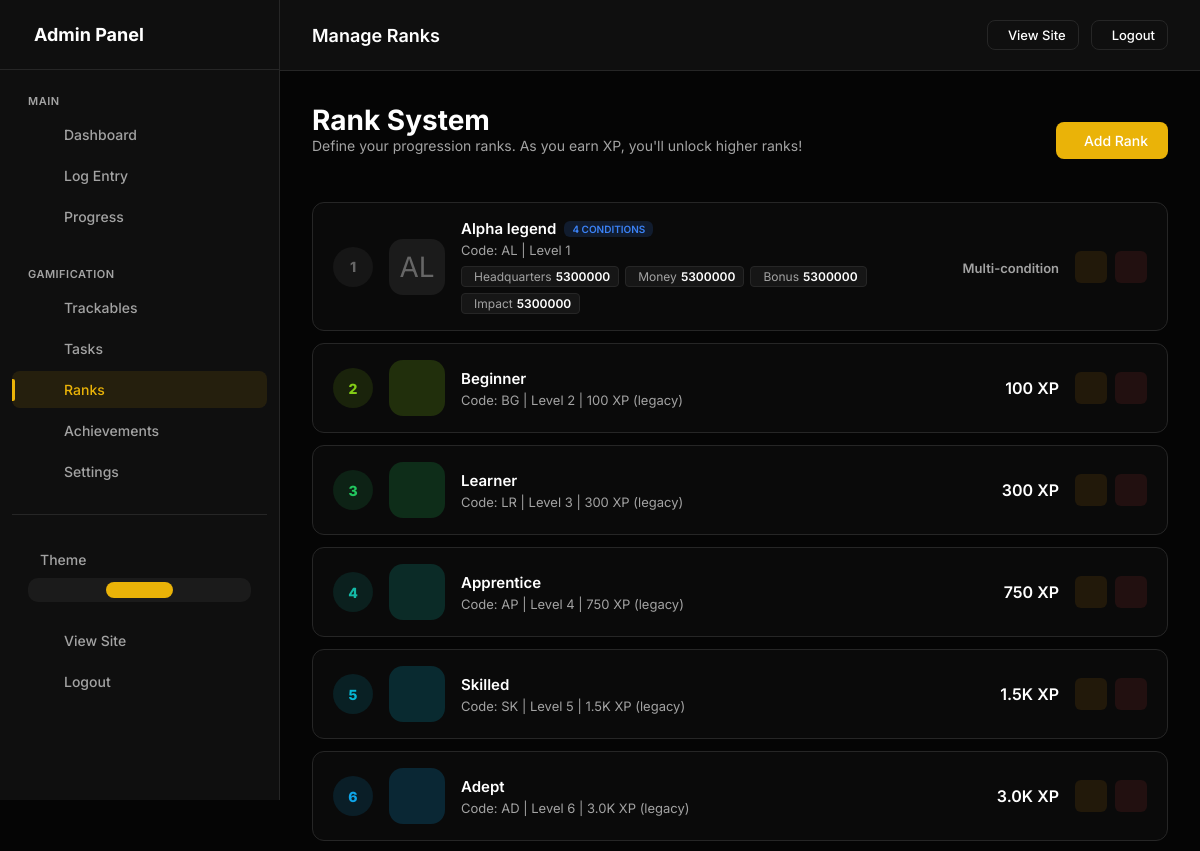
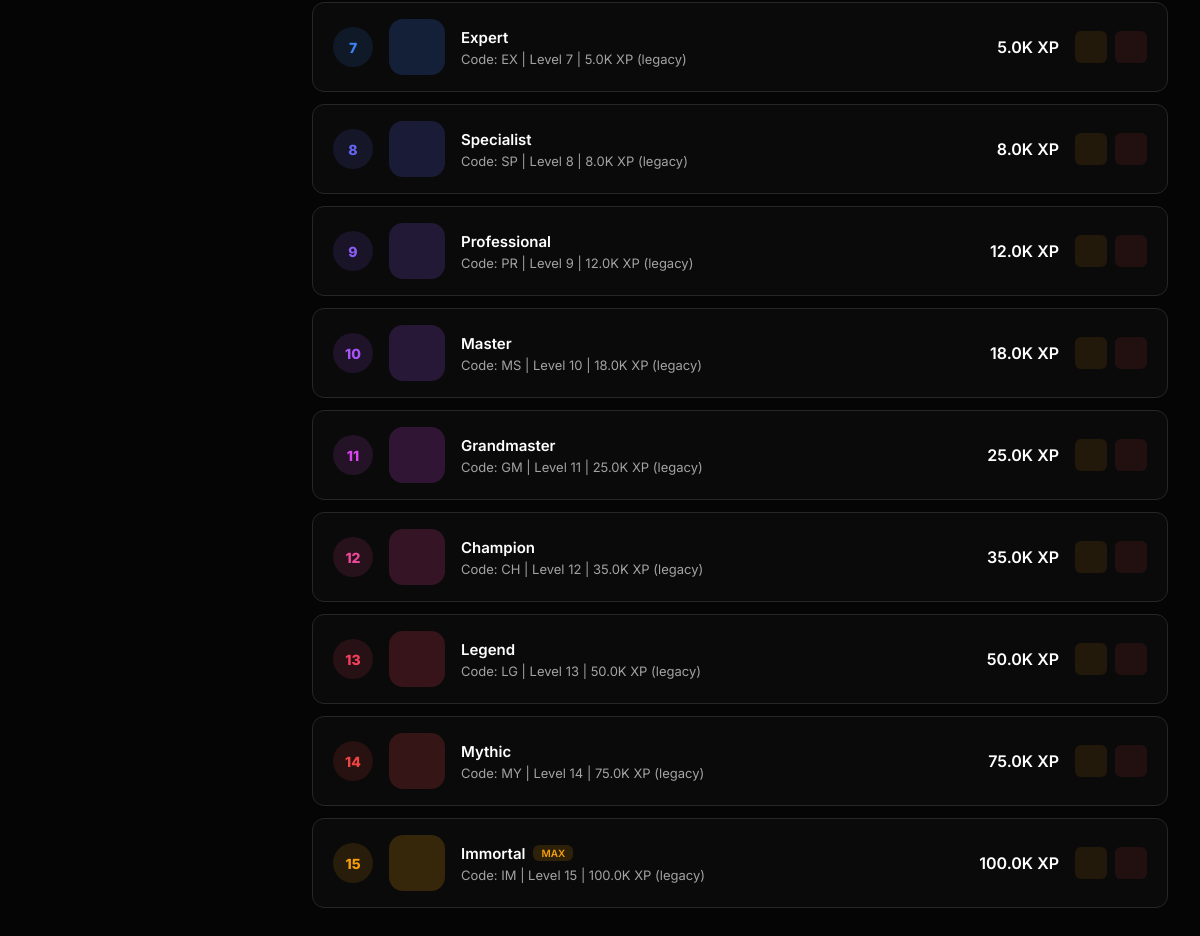
Page /admin/ranks (signed in) on the earlier database version (2 pictures, top to bottom).
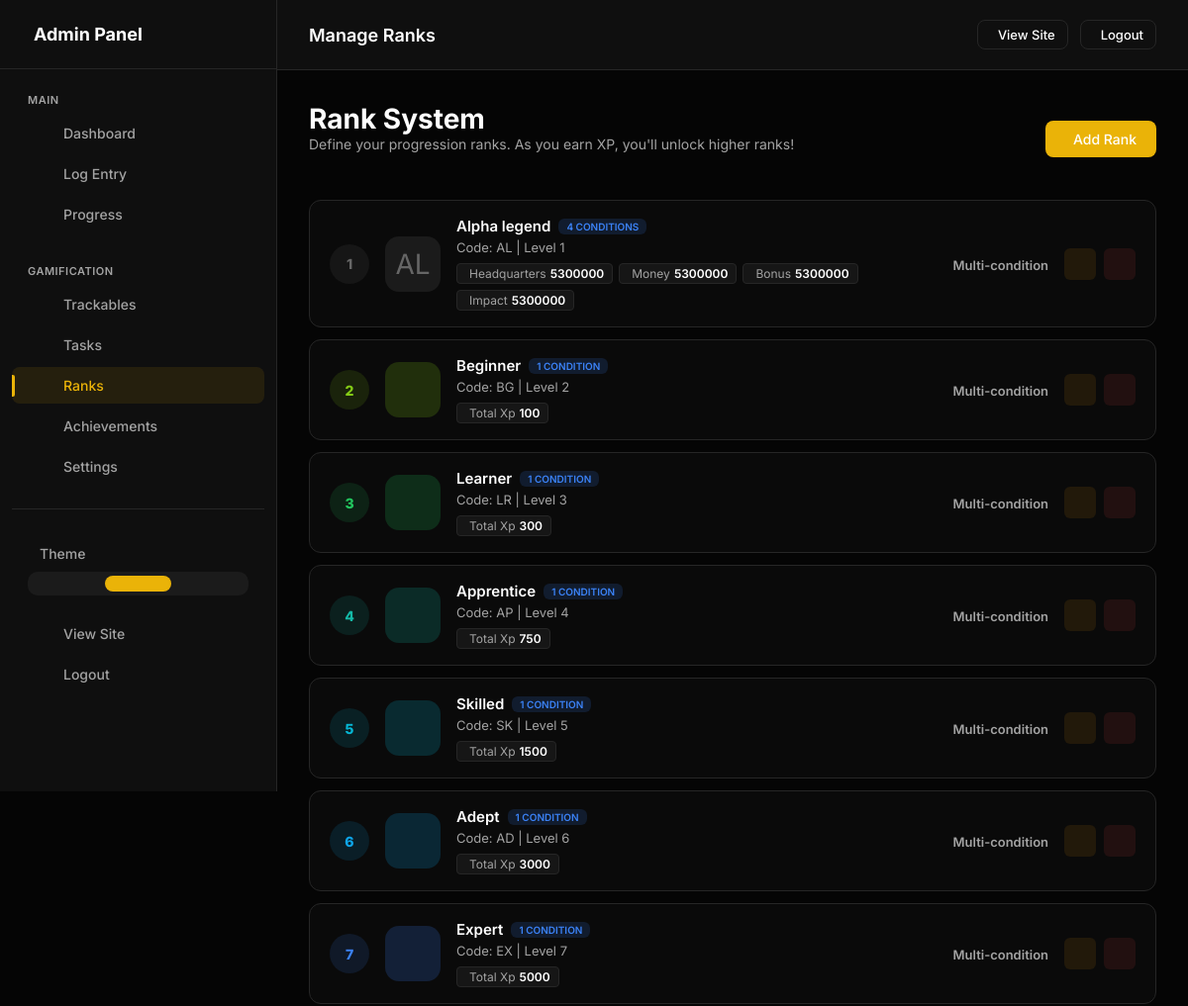
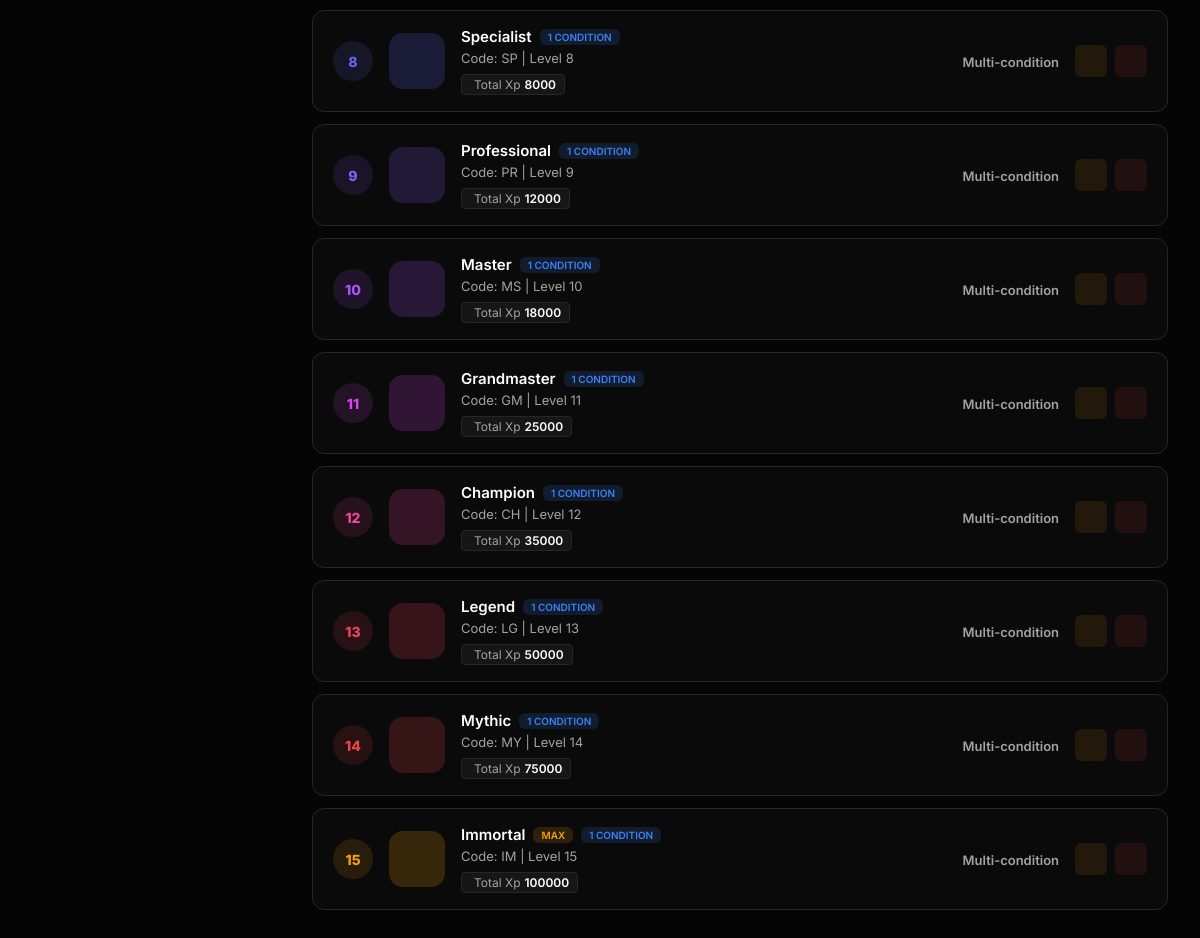
Same page on the later database version (2 pictures, top to bottom).
### models.py (models this page shows, shortened)
class UserSettings(db.Model):
    __tablename__ = 'user_settings'
    id = db.Column(db.Integer, primary_key=True)
    user_id = db.Column(db.Integer, db.ForeignKey('users.id'), nullable=False, unique=True, index=True)
    accent_color = db.Column(db.String(20), default='#e90e0e')
    points_name = db.Column(db.String(20), default='XP')  # "XP", "Points", "Coins", etc.
    points_icon = db.Column(db.String(50), default='ph-lightning')
    daily_xp_goal = db.Column(db.Integer, default=50)
    perfect_day_bonus = db.Column(db.Integer, default=50)
    perfect_week_bonus = db.Column(db.Integer, default=500)
    streak_bonus_per_day = db.Column(db.Integer, default=5)  # Extra XP per streak day
    show_xp_animations = db.Column(db.Boolean, default=True)
    dark_mode = db.Column(db.Boolean, default=True)
    compact_view = db.Column(db.Boolean, default=False)
    show_dashboard_header = db.Column(db.Boolean, default=True)
    enable_youtube_sync = db.Column(db.Boolean, default=False)
    created_at = db.Column(db.DateTime, default=datetime.utcnow)
    updated_at = db.Column(db.DateTime, default=datetime.utcnow, onupdate=datetime.utcnow)

class CustomRank(db.Model):
    __tablename__ = 'custom_ranks'
    id = db.Column(db.Integer, primary_key=True)
    user_id = db.Column(db.Integer, db.ForeignKey('users.id'), nullable=False, index=True)
    level = db.Column(db.Integer, nullable=False, default=1)  # Numeric level
    name = db.Column(db.String(100), nullable=False)  # "Beginner", "Expert", etc.
    code = db.Column(db.String(10))  # Short code like "BT", "MS"
    description = db.Column(db.String(500))
    min_xp = db.Column(db.Integer, nullable=True)  # XP needed to reach this rank (nullable for multi-condition ranks)
    icon = db.Column(db.String(100))  # Icon path or phosphor icon
    color = db.Column(db.String(20), default='#666666')
    badge_image = db.Column(db.String(500))  # Path to badge image
    is_max_rank = db.Column(db.Boolean, default=False)
    created_at = db.Column(db.DateTime, default=datetime.utcnow)
    updated_at = db.Column(db.DateTime, default=datetime.utcnow, onupdate=datetime.utcnow)
    conditions = db.relationship('RankCondition', backref='rank', lazy=True, cascade='all, delete-orphan')

class RankCondition(db.Model):
    __tablename__ = 'rank_conditions'
    id = db.Column(db.Integer, primary_key=True)
    rank_id = db.Column(db.Integer, db.ForeignKey('custom_ranks.id'), nullable=False, index=True)
    condition_type = db.Column(db.String(50), nullable=False)  # See CONDITION_TYPES below
    threshold = db.Column(db.Integer, nullable=False)  # The value that must be reached
    custom_name = db.Column(db.String(100))  # User-defined name for this condition
    is_bucket = db.Column(db.Boolean, default=False)  # If True, only allocated entries count
    trackable_slug = db.Column(db.String(100))  # Used when condition_type is 'trackable_xp' or 'trackable_count'
    created_at = db.Column(db.DateTime, default=datetime.utcnow)

### app.py (the view)
    @app.route('/admin/ranks')
    @admin_required
    def admin_ranks():
        ranks = CustomRank.query.filter_by(
            user_id=current_user.id
        ).order_by(CustomRank.level).all()
        return render_template('admin/ranks.html', ranks=ranks)

### templates/admin/ranks.html (shortened to what this page needs)
{% extends "admin/base.html" %}
{% block page_title %}Manage Ranks{% endblock %}
{% block content %}
<div class="page-header">
    <div>
        <h1 class="page-title">Rank System</h1>
        <p class="page-intro">Define your progression ranks. As you earn {{ points_name }}, you'll unlock higher ranks!
        </p>
    </div>
    <div class="page-actions">
        <a href="{{ url_for('admin_rank_add') }}" class="btn btn-primary">
             Add Rank
        </a>
    </div>
</div>
{% if ranks %}
<div class="ranks-list">
    {% for rank in ranks %}
    <div class="rank-row">
        <div class="rank-level" style="background: {{ rank.color }}20; color: {{ rank.color }}">
            {{ rank.level }}
        </div>
        <div class="rank-icon-box" style="background: {{ rank.color }}30; color: {{ rank.color }}">
            {% if rank.icon %}
            <i class="ph {{ rank.icon }}"></i>
            {% else %}
            {{ rank.code or 'L' ~ rank.level }}
            {% endif %}
        </div>
        <div class="rank-info">
            <div class="rank-name">
                {{ rank.name }}
                {% if rank.is_max_rank %}
                <span class="badge-max">MAX</span>
                {% endif %}
                {% if rank.conditions %}
                <span class="badge-conditions"
                    style="padding: 2px 8px; border-radius: 6px; font-size: 10px; font-weight: 600; background: rgba(59, 130, 246, 0.15); color: #3b82f6; text-transform: uppercase;">
                    {{ rank.conditions|length }} condition{{ 's' if rank.conditions|length != 1 else '' }}
                </span>
                {% endif %}
            </div>
            <div class="rank-meta">
                Code: {{ rank.code or '-' }} | Level {{ rank.level }}
                {% if rank.min_xp and not rank.conditions %}
                | {{ rank.min_xp|format_number }} {{ points_name }} (legacy)
                {% endif %}
            </div>
            {% if rank.conditions %}
            <div class="rank-conditions-list">
                {% for condition in rank.conditions %}
                <div class="condition-tag {% if condition.is_bucket %}bucket{% endif %}" >
                    <span>
                        {{ condition.custom_name if condition.custom_name else condition.condition_type|replace('_', '
                        ')|title }}
                    </span>
                    <strong>{{ condition.threshold }}</strong>
                </div>
                {% endfor %}
            </div>
            {% endif %}
        </div>
        <div class="rank-xp">
            {% if rank.conditions %}
            <span style="font-size: 13px; color: var(--text-muted);">Multi-condition</span>
            {% else %}
            {{ rank.min_xp|format_number }} {{ points_name }}
            {% endif %}
        </div>
        <div class="rank-actions">
            <a href="{{ url_for('admin_rank_edit', id=rank.id) }}" class="action-btn edit" title="Edit">
            </a>
            <form action="{{ url_for('admin_rank_delete', id=rank.id) }}" method="post"
                onsubmit="return confirmDelete(this, 'Rank')" style="display: inline;">
                <button type="submit" class="action-btn delete" title="Delete">
                </button>
            </form>
        </div>
    </div>
    {% endfor %}
</div>
{% endif %}
{% endblock %}

### templates/admin/base.html (shortened to what this page needs)
<!DOCTYPE html>
<html lang="en">
<head>
</head>
<body>
    {% if current_user.is_authenticated %}
    <div class="admin-layout">
        <aside class="admin-sidebar" id="adminSidebar">
            <div class="sidebar-header">
                <h2> Admin Panel</h2>
            </div>
            <nav class="sidebar-nav">
                <div class="nav-group">
                    <div class="nav-group-label">Main</div>
                    <a href="{{ url_for('admin_dashboard') }}" class="nav-item" data-route="dashboard"><span>Dashboard</span></a>
                    <a href="{{ url_for('admin_log_entry') }}" class="nav-item" data-route="log"><span>Log Entry</span></a>
                    <a href="{{ url_for('admin_progress') }}" class="nav-item" data-route="progress"><span>Progress</span></a>
                </div>
                <div class="nav-group">
                    <div class="nav-group-label">Gamification</div>
                    <a href="{{ url_for('admin_trackables') }}" class="nav-item" data-route="trackable"><span>Trackables</span></a>
                    <a href="{{ url_for('admin_daily_tasks') }}" class="nav-item" data-route="daily-task"><span>Tasks</span></a>
                    <a href="{{ url_for('admin_ranks') }}" class="nav-item" data-route="ranks"><span>Ranks</span></a>
                    <a href="{{ url_for('admin_achievements') }}" class="nav-item" data-route="achievement"><span>Achievements</span></a>
                    <a href="{{ url_for('admin_settings') }}" class="nav-item" data-route="settings"><span>Settings</span></a>
                </div>
                <div class="nav-group" style="margin-top: auto; padding-top: 24px; border-top: 1px solid var(--border);">
                    <div class="theme-toggle-wrapper">
                        <div class="theme-toggle-label">
                            <span>Theme</span>
                        </div>
                        <div class="theme-toggle-options">
                            <button class="theme-option" data-theme="light" title="Light">
                            </button>
                            <button class="theme-option" data-theme="dark" title="Dark">
                            </button>
                            <button class="theme-option" data-theme="system" title="System">
                            </button>
                        </div>
                    </div>
                    <a href="{{ url_for('index') }}" class="nav-item"><span>View Site</span></a>
                    <a href="{{ url_for('admin_logout') }}" class="nav-item"><span>Logout</span></a>
                </div>
            </nav>
        </aside>
        <div class="admin-main">
            <header class="admin-header">
                <div>
                    <h1 style="font-size: 18px; font-weight: 600;">{% block page_title %}Admin Panel{% endblock %}</h1>
                </div>
                <div style="display: flex; gap: 12px; align-items: center;">
                    <a href="{{ url_for('index') }}" class="btn btn-outline btn-sm">View Site</a>
                    <a href="{{ url_for('admin_logout') }}" class="btn btn-outline btn-sm">Logout</a>
                </div>
            </header>
            <main class="admin-content">
                {% block content %}{% endblock %}
            </main>
        </div>
    </div>
    {% endif %}
</body>
</html>

### templates/admin/base.html (style rules this page uses)
:root, [data-theme="dark"] { --bg-body: #050505; --bg-card: #0f0f0f; --bg-card-hover: #141414; --border: #262626; --accent: #e90e0e; --accent-rgb: 233, 14, 14; --accent-hover: #c70202; --text-main: #ffffff; --text-muted: #a3a3a3; --font-sans: 'Inter', sans-serif; --font-mono: 'JetBrains Mono', monospace; --success: #10b981; --warning: #f59e0b; --danger: #ef4444; }
[data-theme="light"] { --bg-body: #f5f5f5; --bg-card: #ffffff; --bg-card-hover: #fafafa; --border: #e5e5e5; --accent: #dc2626; --accent-hover: #b91c1c; --text-main: #171717; --text-muted: #737373; }
@media (prefers-color-scheme: light) { [data-theme="system"] { --bg-body: #f5f5f5; --bg-card: #ffffff; --bg-card-hover: #fafafa; --border: #e5e5e5; --accent: #dc2626; --accent-hover: #b91c1c; --text-main: #171717; --text-muted: #737373; } }
* { margin: 0; padding: 0; box-sizing: border-box; }
body { background-color: var(--bg-body); color: var(--text-main); font-family: var(--font-sans); overflow-x: hidden; -webkit-font-smoothing: antialiased; min-height: 100vh; }
a { text-decoration: none; color: inherit; transition: 0.3s; }
button { border: none; background: none; cursor: pointer; font-family: inherit; }
.admin-layout { display: flex; min-height: 100vh; }
.admin-sidebar { width: 280px; background: var(--bg-card); border-right: 1px solid var(--border); position: fixed; left: 0; top: 0; height: 100vh; overflow-y: auto; transition: transform 0.3s ease; z-index: 100; }
.sidebar-header { padding: 24px; border-bottom: 1px solid var(--border); display: flex; align-items: center; gap: 12px; }
.sidebar-header h2 { font-size: 18px; font-weight: 700; display: flex; align-items: center; gap: 10px; }
.sidebar-nav { padding: 16px 12px; }
.nav-group { margin-bottom: 24px; }
.nav-group-label { font-size: 11px; text-transform: uppercase; letter-spacing: 0.5px; color: var(--text-muted); padding: 8px 16px; font-weight: 600; }
.nav-item { display: flex; align-items: center; gap: 12px; padding: 10px 16px; border-radius: 8px; color: var(--text-muted); transition: all 0.2s; margin-bottom: 4px; font-size: 14px; font-weight: 500; position: relative; }
.nav-item.active { background: rgba(var(--accent-rgb), 0.1); color: var(--accent); }
.nav-item.active::before { content: ''; position: absolute; left: 0; top: 50%; transform: translateY(-50%); width: 3px; height: 60%; background: var(--accent); border-radius: 0 2px 2px 0; }
.theme-toggle-wrapper { padding: 12px 16px; margin-bottom: 8px; }
.theme-toggle-label { display: flex; align-items: center; gap: 12px; font-size: 14px; font-weight: 500; color: var(--text-muted); margin-bottom: 10px; }
.theme-toggle-options { display: flex; gap: 6px; background: rgba(255,255,255,0.05); padding: 4px; border-radius: 10px; }
.theme-option { flex: 1; padding: 8px; border: none; background: transparent; color: var(--text-muted); border-radius: 8px; cursor: pointer; transition: all 0.2s; display: flex; align-items: center; justify-content: center; font-size: 18px; }
.theme-option.active { background: var(--accent); color: #fff; }
.admin-main { flex: 1; margin-left: 280px; min-height: 100vh; position: relative; z-index: 1; overflow-x: hidden; max-width: calc(100vw - 280px); }
.admin-header { background: var(--bg-card); border-bottom: 1px solid var(--border); padding: 20px 32px; position: sticky; top: 0; z-index: 90; display: flex; justify-content: space-between; align-items: center; }
.admin-content { padding: 32px; overflow-x: hidden; max-width: 100%; box-sizing: border-box; }
.page-header { display: flex; justify-content: space-between; align-items: center; margin-bottom: 24px; flex-wrap: wrap; gap: 16px; }
.page-title { font-size: 28px; font-weight: 700; }
.page-actions { display: flex; gap: 12px; align-items: center; }
.action-btn { width: 32px; height: 32px; border-radius: 6px; display: flex; align-items: center; justify-content: center; transition: all 0.2s; cursor: pointer; border: 1px solid transparent; }
.action-btn.edit { background: rgba(245,158,11,0.1); color: #f59e0b; }
.action-btn.delete { background: rgba(239,68,68,0.1); color: #ef4444; }
.btn { padding: 10px 20px; border-radius: 8px; font-size: 14px; font-weight: 500; transition: all 0.3s ease; display: inline-flex; align-items: center; gap: 8px; cursor: pointer; border: none; }
.btn-primary { background: var(--accent); color: #fff; }
.btn-outline { border: 1px solid var(--border); color: var(--text-main); background: transparent; }
.btn-sm { padding: 6px 12px; font-size: 13px; }

Differences in the rows shown:
shown differently, row unchanged: UserSettings "XP": points_name "XP" → (not shown)
shown differently, row unchanged: CustomRank "Beginner": conditions|length (not shown) → "1"; min_xp "100" → (not shown); text "| (legacy)" → "CONDITION Multi-condition"
added RankCondition: custom_name+condition_type "Total Xp", threshold "100", shown under CustomRank "Beginner"
shown differently, row unchanged: CustomRank "Learner": conditions|length (not shown) → "1"; min_xp "300" → (not shown); text "| (legacy)" → "CONDITION Multi-condition"
added RankCondition: custom_name+condition_type "Total Xp", threshold "300", shown under CustomRank "Learner"
shown differently, row unchanged: CustomRank "Apprentice": conditions|length (not shown) → "1"; min_xp "750" → (not shown); text "| (legacy)" → "CONDITION Multi-condition"
added RankCondition: custom_name+condition_type "Total Xp", threshold "750", shown under CustomRank "Apprentice"
shown differently, row unchanged: CustomRank "Skilled": conditions|length (not shown) → "1"; min_xp "1.5K" → (not shown); text "| (legacy)" → "CONDITION Multi-condition"
added RankCondition: custom_name+condition_type "Total Xp", threshold "1500", shown under CustomRank "Skilled"
shown differently, row unchanged: CustomRank "Adept": conditions|length (not shown) → "1"; min_xp "3.0K" → (not shown); text "| (legacy)" → "CONDITION Multi-condition"
added RankCondition: custom_name+condition_type "Total Xp", threshold "3000", shown under CustomRank "Adept"
shown differently, row unchanged: CustomRank "Expert": conditions|length (not shown) → "1"; min_xp "5.0K" → (not shown); text "| (legacy)" → "CONDITION Multi-condition"
added RankCondition: custom_name+condition_type "Total Xp", threshold "5000", shown under CustomRank "Expert"
shown differently, row unchanged: CustomRank "Specialist": conditions|length (not shown) → "1"; min_xp "8.0K" → (not shown); text "| (legacy)" → "CONDITION Multi-condition"
added RankCondition: custom_name+condition_type "Total Xp", threshold "8000", shown under CustomRank "Specialist"
shown differently, row unchanged: CustomRank "Professional": conditions|length (not shown) → "1"; min_xp "12.0K" → (not shown); text "| (legacy)" → "CONDITION Multi-condition"
added RankCondition: custom_name+condition_type "Total Xp", threshold "12000", shown under CustomRank "Professional"
shown differently, row unchanged: CustomRank "Master": conditions|length (not shown) → "1"; min_xp "18.0K" → (not shown); text "| (legacy)" → "CONDITION Multi-condition"
added RankCondition: custom_name+condition_type "Total Xp", threshold "18000", shown under CustomRank "Master"
shown differently, row unchanged: CustomRank "Grandmaster": conditions|length (not shown) → "1"; min_xp "25.0K" → (not shown); text "| (legacy)" → "CONDITION Multi-condition"
added RankCondition: custom_name+condition_type "Total Xp", threshold "25000", shown under CustomRank "Grandmaster"
shown differently, row unchanged: CustomRank "Champion": conditions|length (not shown) → "1"; min_xp "35.0K" → (not shown); text "| (legacy)" → "CONDITION Multi-condition"
added RankCondition: custom_name+condition_type "Total Xp", threshold "35000", shown under CustomRank "Champion"
shown differently, row unchanged: CustomRank "Legend": conditions|length (not shown) → "1"; min_xp "50.0K" → (not shown); text "| (legacy)" → "CONDITION Multi-condition"
added RankCondition: custom_name+condition_type "Total Xp", threshold "50000", shown under CustomRank "Legend"
shown differently, row unchanged: CustomRank "Mythic": conditions|length (not shown) → "1"; min_xp "75.0K" → (not shown); text "| (legacy)" → "CONDITION Multi-condition"
added RankCondition: custom_name+condition_type "Total Xp", threshold "75000", shown under CustomRank "Mythic"
shown differently, row unchanged: CustomRank "Immortal": conditions|length (not shown) → "1"; min_xp "100.0K" → (not shown); text "| (legacy)" → "CONDITION Multi-condition"
added RankCondition: custom_name+condition_type "Total Xp", threshold "100000", shown under CustomRank "Immortal"
